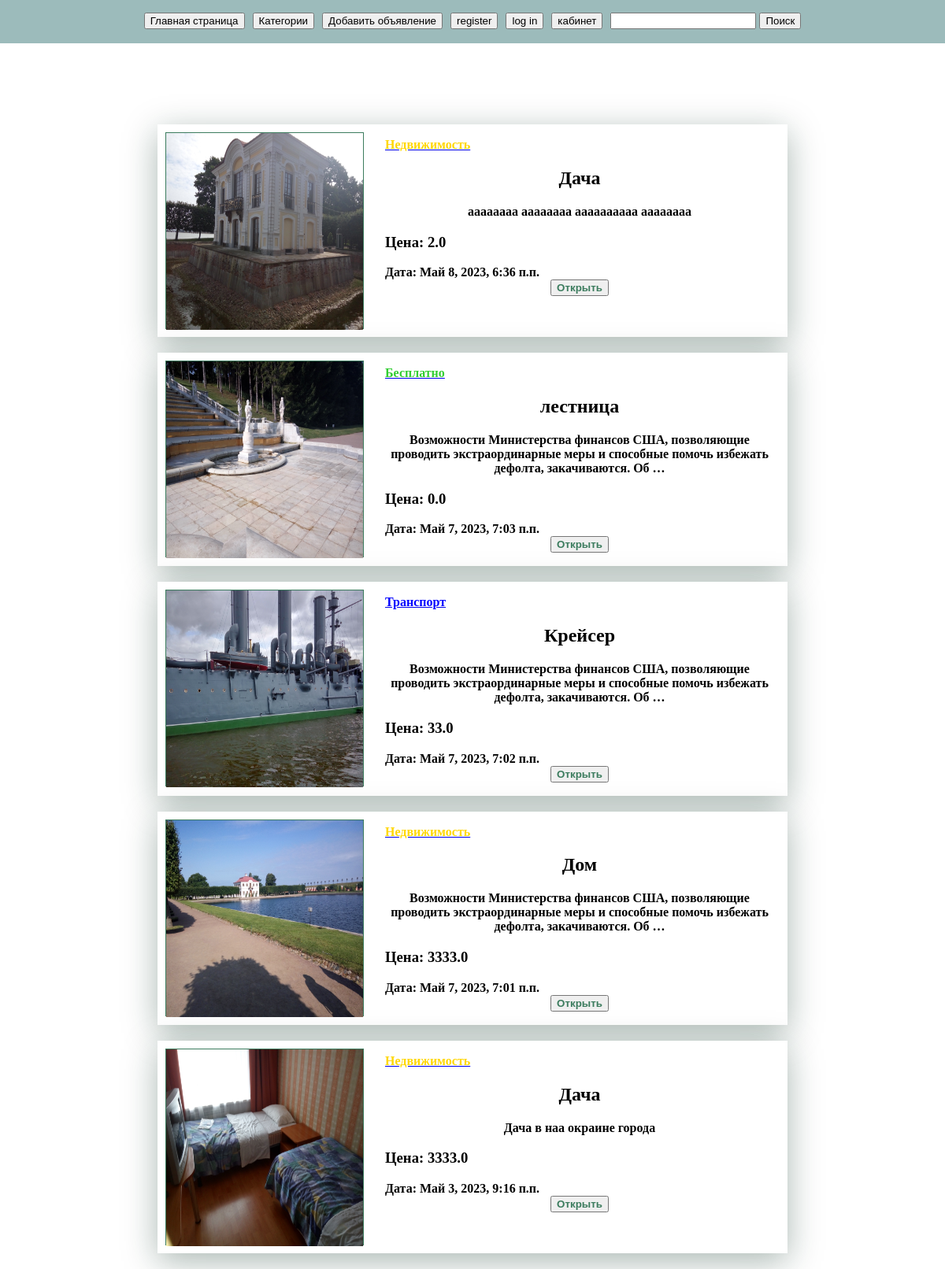
The page / on the database its author committed.
### learning_logs/models.py (models this page shows, shortened)
class Объявление(models.Model):
    категория = models.ForeignKey(Категория,on_delete=models.PROTECT)#нельзя удалить окуда есть записи
    товар = models.CharField(max_length=200)
    фото = models.ImageField(upload_to="photos/%Y/%m/%d/",blank=True)
    описание_товара = models.TextField(max_length=300)
    цена = models.FloatField(blank=True,)#хранит, значение типа Number, которое представляет число с плавающей точкой
    дата = models.DateTimeField(auto_now_add=True)
    wner = models.ForeignKey(User,on_delete=models.CASCADE,null=True)
    телефон = models.CharField(max_length=20)
    адрес = models.CharField(max_length=100)
    число = models.IntegerField(null=True)#хранит значение типа Number, которое представляет целочисленное значение
    class Meta:
        verbose_name_plural = 'Объявления'
        ordering = ['-дата']

class Категория(models.Model):
    категория = models.CharField(max_length=50)
    class Meta:
        verbose_name_plural = 'Категории'
    def __str__(self):
        return self.категория

### learning_logs/views.py (the view)
# urls.py: path('', views.index, name='index'),
def index(request):
    категории = Категория.objects.all()
    объявлении = Объявление.objects.all()
    context = {"категории":категории,"объявлении":объявлении,"цвет":цвет}
    return render(request, 'learning_logs/index.html',context)

### learning_logs/templates/learning_logs/index.html
﻿{% extends "learning_logs/base.html" %}
{% block content %}
{% for й in объявлении %}
<div  class="запись">
	<div class="фото">
	{% if й.фото %}
 		<img src="{{й.фото.url}}" width="250" height="250">
	{% endif %}
	</div>
	<div class="текст">
	{% if й.категория.pk == 1 %}
		<a href="{% url 'learning_logs:открыть_категорию' й.категория.pk %}" ><font color={{цвет.0}}>{{й.категория}}</font></a>
		{% elif й.категория.pk == 2 %}
		<a href="{% url 'learning_logs:открыть_категорию' й.категория.pk %}" ><font color={{цвет.1}}>{{й.категория}}</font></a>
		{% elif й.категория.pk == 3 %}
		<a href="{% url 'learning_logs:открыть_категорию' й.категория.pk %}" ><font color={{цвет.2}}>{{й.категория}}</font></a>
	{% endif %}
	<center><h2 class="qq">{{ й.товар }}</h2></center>
	<center>{{ й.описание_товара|linebreaks|truncatewords:15 }}</center>
	<h3>Цена: {{ й.цена }}</h3>
	Дата: {{ й.дата }}
	<center><a href="{% url 'learning_logs:открыть' й.pk %}"> <button class="кнопка_от">Открыть</button> </a></center>
	</div>
</div>
{% endfor %}
{% endblock content %}

### learning_logs/templates/learning_logs/base.html (shortened to what this page needs)
﻿<!DOCTYPE html>
{% load static %}
<html lang="en">
<head>
	<link rel="stylesheet" href="/media/static/main.css">
</head>
<body>
<div class="ссылки">
	<a href="{% url 'learning_logs:index' %}"><button>Главная страница</button></a>
	<a href="{% url 'learning_logs:категории' %}"><button>Категории</button></a>
	<a href="{% url 'learning_logs:новое_объявление' %}"><button>Добавить объявление</button></a>
	{% if user.is_authenticated %}
	    	Hello, {{ user.username }}.
	<a href="{% url 'users:logout' %}"><button>log out</button></a>
 		{% else %}
	<a href="{% url 'users:register' %}"><button>register</button></a>
	   	<a href="{% url 'users:login' %}"><button>log in</button></a>
 		{% endif %}
	<a href="{% url 'learning_logs:кабинет' %}"><button>кабинет</button> </a>
<form method="POST" action="поиск" >
        <p>
            <input type="text" name="имя" />
	    <input type="submit" value="Поиск" >
        </p>
</form >
</div>
<div class="block">
{% block content %}{% endblock content %}
</div>
</body>
</html>

### media/static/main.css (style rules this page uses)
body { margin: 0; }
.ссылки { width: 100%; height: 55px; background-color: rgb(156, 187, 187); display: flex; justify-content: center; align-items: center; position: fixed; top: 0; flex-wrap: wrap; }
.ссылки a { margin-right: 10; margin-bottom: 16; }
.block { padding: 20px; max-width: 1110px; margin-left: auto; margin-right: auto; margin-top: 100px; }
.запись { display: flex; padding: 10px; max-width: 800px; margin-left: auto; margin-right: auto; background-color: white; box-shadow: 0px 10px 40px rgba(11, 48, 34, 0.35); margin-top: 20; }
.запись button { color: #3c7c5e; font-weight: bold; }
.фото { border: 1px solid #3c7c5e; max-height: 250; }
.текст { font-weight: bold; margin-left: 20; width: 555; padding: 7px; }

### rows shown on the page
Объявление: фото (picture), категория.категория "Недвижимость", товар "Дача", описание_товара "аааааааа аааааааа аааааааааа аааааааа", цена "2.0", дата "Май 8, 2023, 6:36 п.п."
Объявление: фото (picture), категория.категория "Бесплатно", товар "лестница", описание_товара "Возможности Министерства финансов США, позволяющие проводить экстраординарные меры и способные помочь избежать дефолта, закачиваются. Об …", цена "0.0", дата "Май 7, 2023, 7:03 п.п."
Объявление: фото (picture), категория.категория "Транспорт", товар "Крейсер", описание_товара "Возможности Министерства финансов США, позволяющие проводить экстраординарные меры и способные помочь избежать дефолта, закачиваются. Об …", цена "33.0", дата "Май 7, 2023, 7:02 п.п."
Объявление: фото (picture), категория.категория "Недвижимость", товар "Дом", описание_товара "Возможности Министерства финансов США, позволяющие проводить экстраординарные меры и способные помочь избежать дефолта, закачиваются. Об …", цена "3333.0", дата "Май 7, 2023, 7:01 п.п."
Объявление: фото (picture), категория.категория "Недвижимость", товар "Дача", описание_товара "Дача в наа окраине города", цена "3333.0", дата "Май 3, 2023, 9:16 п.п."
